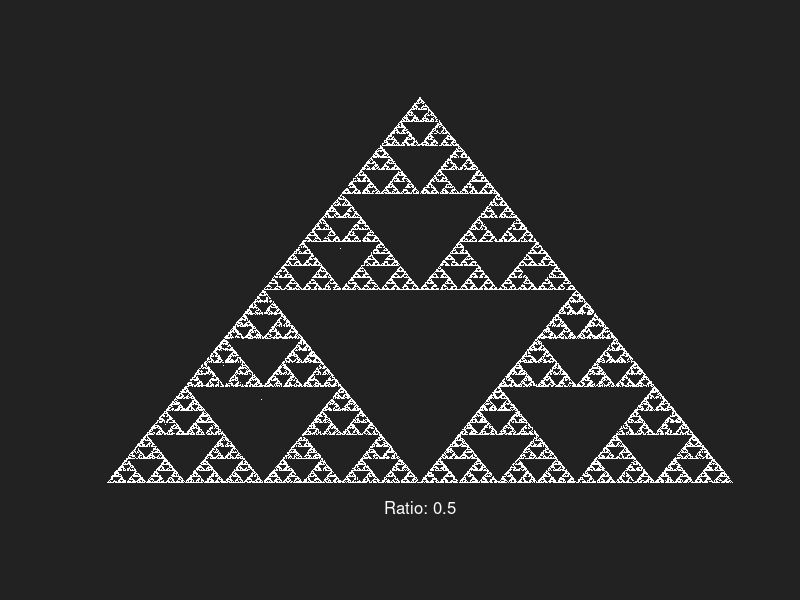
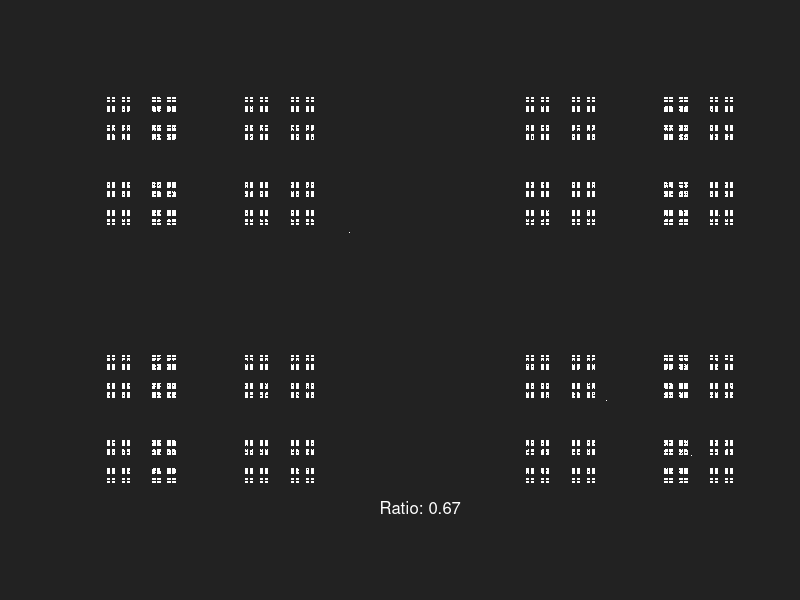
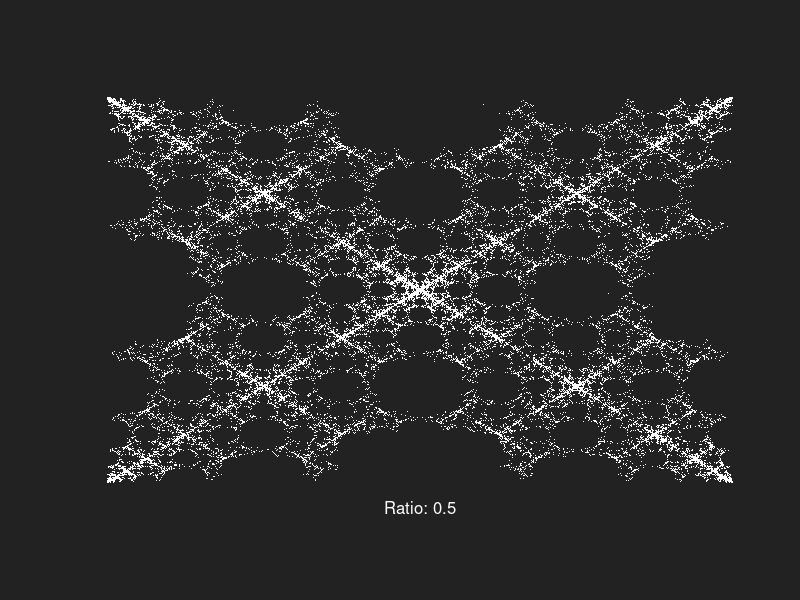
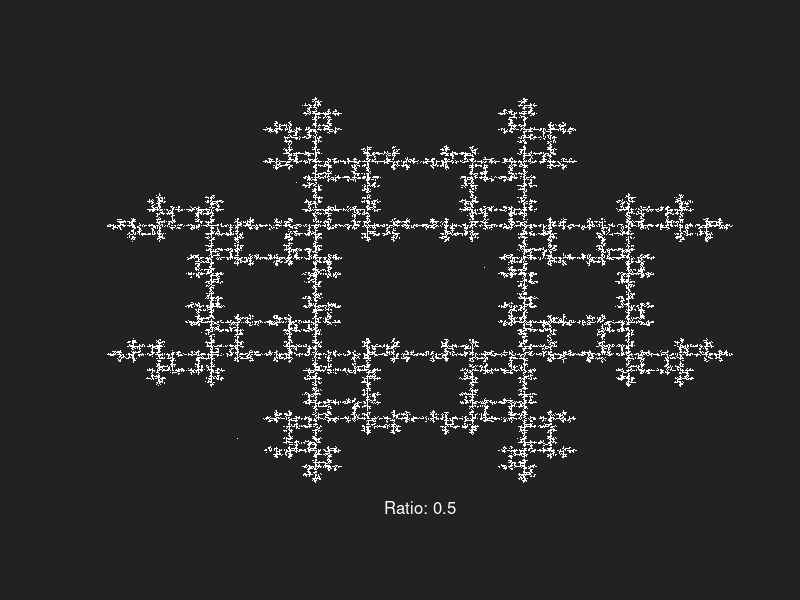
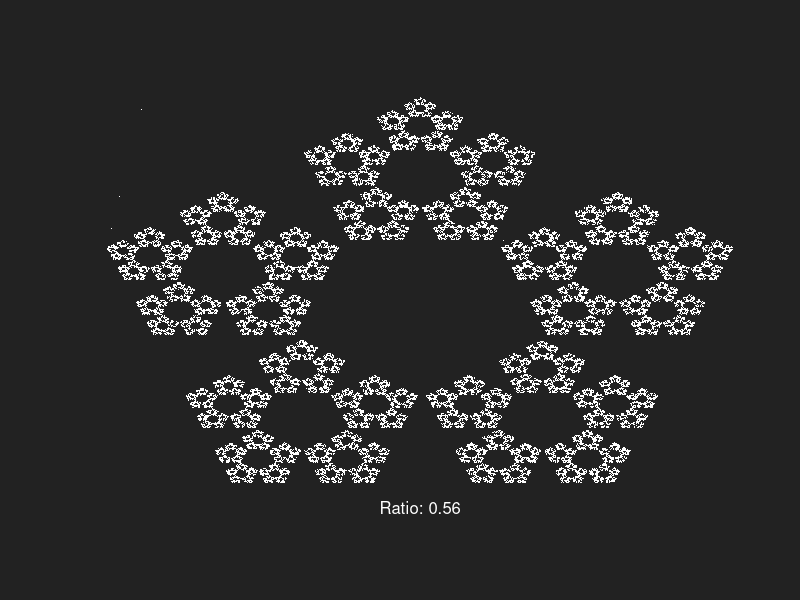
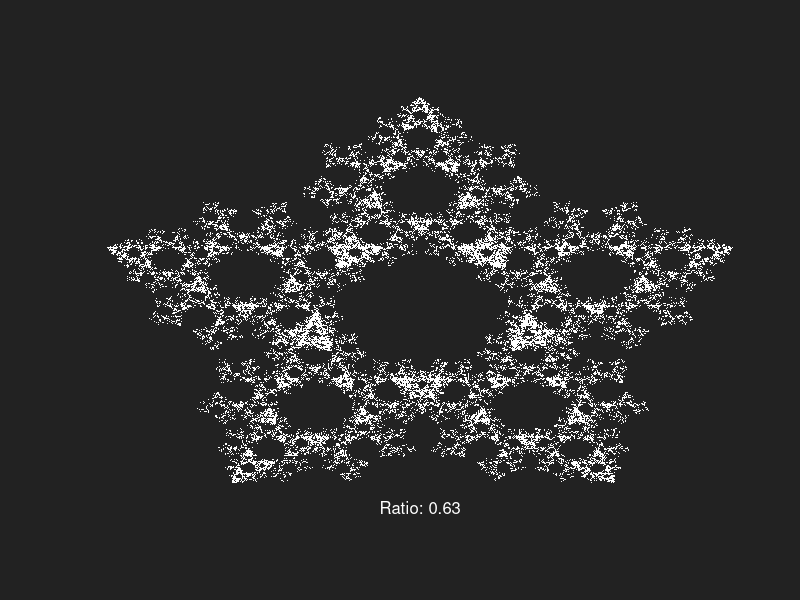
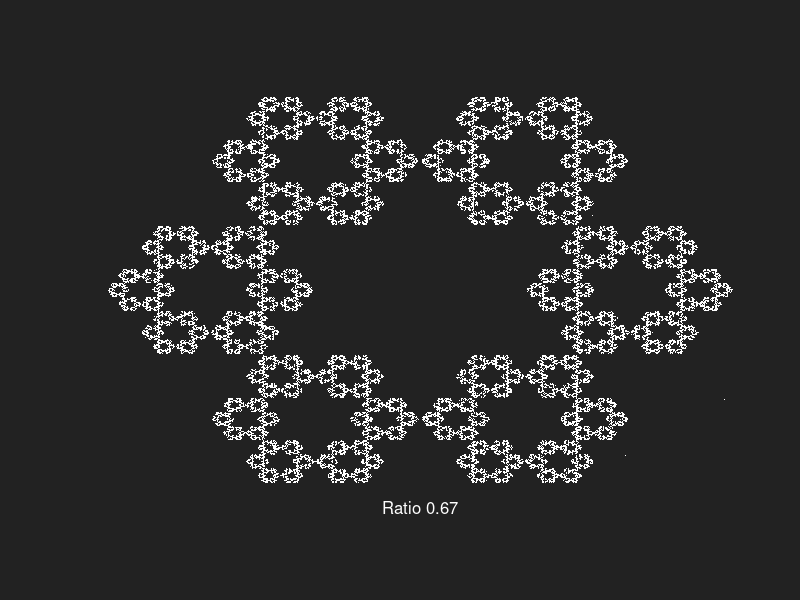
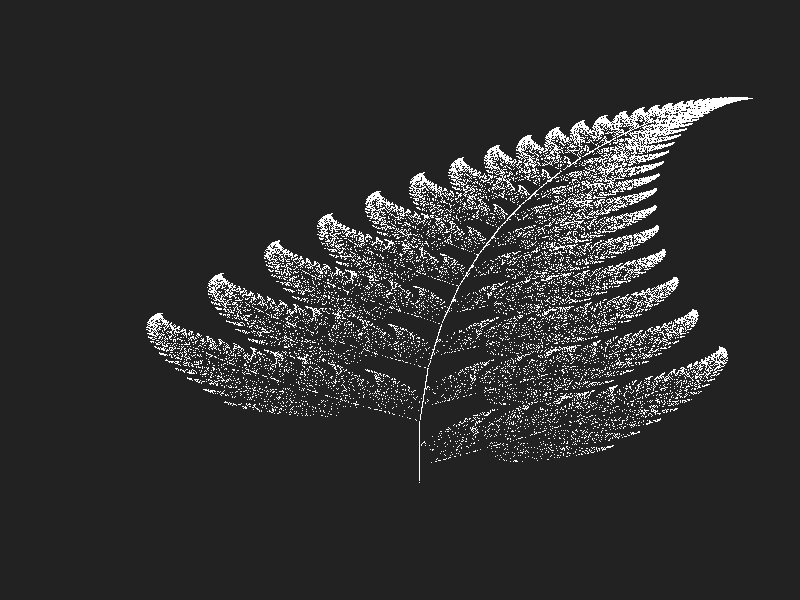

Reproduce these figures in R, in order.
## ---- chunk 1

NMAX <- 50000

Triangle <- function(distanceRatio)
{
  aux <- sqrt(3)/2
  TriangleVertices <- matrix(NA, ncol = 3, nrow = 3)
  TriangleVertices[1,] <- c(1, 0, 0)
  TriangleVertices[2,] <- c(2, 1, 0)
  TriangleVertices[3,] <- c(3, 0.5, aux)
  Points <- matrix(NA, ncol=2, nrow = NMAX)
  RandomPointX <- runif(1, 0, 1)
  RandomPointY <- runif(1, 0, 1)
  Points[1, ] <- c(RandomPointX, RandomPointY)
  for(i in 1:(NMAX - 1))
  {
    RandomVertex <- sample(1:3, 1)
    NextPointX <- RandomPointX + (TriangleVertices[RandomVertex, 2] - RandomPointX) * distanceRatio
    NextPointY <- RandomPointY + (TriangleVertices[RandomVertex, 3] - RandomPointY) * distanceRatio
    Points[i + 1, ] <- c(NextPointX, NextPointY)
    RandomPointX <- NextPointX
    RandomPointY <- NextPointY
  }
  return (list(TriangleVertices, Points))
  
}

Square <- function(distanceRatio)
{
  SquareVertices <- matrix(NA, ncol = 3, nrow = 4)
  SquareVertices[1,] <- c(1, 0, 0)
  SquareVertices[2,] <- c(2, 1, 0)
  SquareVertices[3,] <- c(3, 1, 1)
  SquareVertices[4,] <- c(3, 0, 1)
  
  Points <- matrix(NA, ncol=2, nrow = NMAX)
  RandomPointX <- runif(1, 0, 1)
  RandomPointY <- runif(1, 0, 1)
  Points[1, ] <- c(RandomPointX, RandomPointY)
  for(i in 1:(NMAX - 1))
  {
    RandomVertex <- sample(1:4, 1)
    NextPointX <- RandomPointX + (SquareVertices[RandomVertex, 2] - RandomPointX) * distanceRatio
    NextPointY <- RandomPointY + (SquareVertices[RandomVertex, 3] - RandomPointY) * distanceRatio
    Points[i + 1, ] <- c(NextPointX, NextPointY)
    RandomPointX <- NextPointX
    RandomPointY <- NextPointY
  }
  return (list(SquareVertices, Points))
}

SquareRule2 <- function(distanceRatio)
{
  SquareVertices <- matrix(NA, ncol = 3, nrow = 4)
  SquareVertices[1,] <- c(1, 0, 0)
  SquareVertices[2,] <- c(2, 1, 0)
  SquareVertices[3,] <- c(3, 1, 1)
  SquareVertices[4,] <- c(3, 0, 1)
  
  Points <- matrix(NA, ncol=2, nrow = NMAX)
  RandomPointX <- runif(1, 0, 1)
  RandomPointY <- runif(1, 0, 1)
  Points[1, ] <- c(RandomPointX, RandomPointY)
  RandomVertexP2 <- 1
  RandomVertexP1 <- 1
  for(i in 1:(NMAX - 1))
  {  
    RandomVertex <- sample(1:4, 1)
    if(
      ((RandomVertexP2 == RandomVertexP1) 
       &&
       (
         (RandomVertex == 1 && RandomVertexP1 != 2 && RandomVertexP1 != 4)
         ||
         (RandomVertex == 4  && RandomVertexP1 != 1 && RandomVertexP1 != 3) 
         ||
         (RandomVertex != 1  && RandomVertex!= 4 && RandomVertex != RandomVertexP1 +1 &&
          RandomVertex != RandomVertexP1 -1)
       )
      ) || (RandomVertexP2 != RandomVertexP1))
    {
      NextPointX <- RandomPointX + (SquareVertices[RandomVertex, 2] - RandomPointX) * distanceRatio
      NextPointY <- RandomPointY + (SquareVertices[RandomVertex, 3] - RandomPointY) * distanceRatio
      Points[i + 1, ] <- c(NextPointX, NextPointY)
      RandomPointX <- NextPointX
      RandomPointY <- NextPointY
      RandomVertexP2 <- RandomVertexP1
      RandomVertexP1 <- RandomVertex
    }
  }
  return (list(SquareVertices, Points))
}

SquareRule3 <- function(distanceRatio)
{
  SquareVertices <- matrix(NA, ncol = 3, nrow = 4)
  SquareVertices[1,] <- c(1, 0, 0)
  SquareVertices[2,] <- c(2, 1, 0)
  SquareVertices[3,] <- c(3, 1, 1)
  SquareVertices[4,] <- c(3, 0, 1)
  
  Points <- matrix(NA, ncol=2, nrow = NMAX)
  RandomPointX <- runif(1, 0, 1)
  RandomPointY <- runif(1, 0, 1)
  Points[1, ] <- c(RandomPointX, RandomPointY)
  PreviousVertex <- 0
  for(i in 1:(NMAX - 1))
  {
    RandomVertex <- sample(1:4, 1)
    if(RandomVertex!=PreviousVertex)
    {
      NextPointX <- RandomPointX + (SquareVertices[RandomVertex, 2] - RandomPointX) * distanceRatio
      NextPointY <- RandomPointY + (SquareVertices[RandomVertex, 3] - RandomPointY) * distanceRatio
      Points[i + 1, ] <- c(NextPointX, NextPointY)
      RandomPointX <- NextPointX
      RandomPointY <- NextPointY
      PreviousVertex <- RandomVertex
    }
  }
  return (list(SquareVertices, Points))
}

Pentagon <- function(distanceRatio)
{
  PentagonVertices <- matrix(NA, ncol = 3, nrow = 5)
  PentagonVertices[1,] <- c(1, 0.2, 0)
  PentagonVertices[2,] <- c(2, 0.81, 0)
  PentagonVertices[3,] <- c(3, 1, 0.61)
  PentagonVertices[4,] <- c(4, 0.5, 1)
  PentagonVertices[5,] <- c(5, 0, 0.61)
  
  Points <- matrix(NA, ncol=2, nrow = NMAX)
  RandomPointX <- runif(1, 0, 1)
  RandomPointY <- runif(1, 0, 1)
  Points[1, ] <- c(RandomPointX, RandomPointY)
  for(i in 1:(NMAX - 1))
  {
    RandomVertex <- sample(1:5, 1)
    NextPointX <- RandomPointX + (PentagonVertices[RandomVertex, 2] - RandomPointX) * distanceRatio
    NextPointY <- RandomPointY + (PentagonVertices[RandomVertex, 3] - RandomPointY) * distanceRatio
    Points[i + 1, ] <- c(NextPointX, NextPointY)
    RandomPointX <- NextPointX
    RandomPointY <- NextPointY
  }
  return (list(PentagonVertices, Points))
}



PentagonRule2 <- function(distanceRatio)
{
  PentagonVertices <- matrix(NA, ncol = 3, nrow = 5)
  PentagonVertices[1,] <- c(1, 0.2, 0)
  PentagonVertices[2,] <- c(2, 0.81, 0)
  PentagonVertices[3,] <- c(3, 1, 0.61)
  PentagonVertices[4,] <- c(4, 0.5, 1)
  PentagonVertices[5,] <- c(5, 0, 0.61)
  
  Points <- matrix(NA, ncol=2, nrow = NMAX)
  RandomPointX <- runif(1, 0, 1)
  RandomPointY <- runif(1, 0, 1)
  Points[1, ] <- c(RandomPointX, RandomPointY)
  
  RandomVertexP2 <- 1
  RandomVertexP1 <- 1
  iterations <-0
  
  for(i in 2:(NMAX - 1))
  {
    RandomVertex <- sample(1:5, 1)
    if(
      ((RandomVertexP2 == RandomVertexP1) 
       &&
       (
         (RandomVertex == 1 && RandomVertexP1 != 2 && RandomVertexP1 != 5)
         ||
         (RandomVertex == 5  && RandomVertexP1 != 4 && RandomVertexP1 != 1) 
         ||
         (RandomVertex != 1  && RandomVertex!= 5 && RandomVertex != RandomVertexP1 +1 &&
          RandomVertex != RandomVertexP1 -1)
       )
      ) || (RandomVertexP2 != RandomVertexP1))
    {
      NextPointX <- RandomPointX + (PentagonVertices[RandomVertex, 2] - RandomPointX) * distanceRatio
      NextPointY <- RandomPointY + (PentagonVertices[RandomVertex, 3] - RandomPointY) * distanceRatio
      Points[i + 1, ] <- c(NextPointX, NextPointY)
      RandomPointX <- NextPointX
      RandomPointY <- NextPointY
      RandomVertexP2 <- RandomVertexP1
      RandomVertexP1 <- RandomVertex
    }
  }
  
  return (list(PentagonVertices, Points))
}


Hexagon <- function(distanceRatio)
{
  HexagonVertices <- matrix(NA, ncol = 3, nrow = 6)
  HexagonVertices[1,] <- c(1, 0.25, 0)
  HexagonVertices[2,] <- c(2, 0.75, 0)
  HexagonVertices[3,] <- c(3, 1, 0.5)
  HexagonVertices[4,] <- c(4, 0.75, 1)
  HexagonVertices[5,] <- c(5, 0.25, 1)
  HexagonVertices[6,] <- c(6, 0, 0.5)
  
  Points <- matrix(NA, ncol=2, nrow = NMAX)
  RandomPointX <- runif(1, 0, 1)
  RandomPointY <- runif(1, 0, 1)
  Points[1, ] <- c(RandomPointX, RandomPointY)
  for(i in 1:(NMAX - 1))
  {
    RandomVertex <- sample(1:6, 1)
    NextPointX <- RandomPointX + (HexagonVertices[RandomVertex, 2] - RandomPointX) * distanceRatio
    NextPointY <- RandomPointY + (HexagonVertices[RandomVertex, 3] - RandomPointY) * distanceRatio
    Points[i + 1, ] <- c(NextPointX, NextPointY)
    RandomPointX <- NextPointX
    RandomPointY <- NextPointY
  }
  return (list(HexagonVertices, Points))
}

TwoTriangles <-function()
{
  TrianglesVertices <- matrix(NA, ncol=3, nrow = 6)
  TrianglesVertices[1,] <- c(1, 0, 0.5)
  TrianglesVertices[2,] <- c(2, 0.44, 0.21)
  TrianglesVertices[3,] <- c(3, 0.34, 0.38)
  TrianglesVertices[4,] <- c(4, 0.52, 0)
  TrianglesVertices[5,] <- c(5, 0.9, 0.28)
  TrianglesVertices[6,] <- c(6, 0.97, 0.91)
  Points <- matrix(NA, ncol=2, nrow = NMAX)
  NextPointX <- runif(1, 0, 1)
  NextPointY <- runif(1, 0, 1)
  Points[1, ] <- c(0, 0)
  
  for(i in 1:(NMAX - 1))
  {
    chanceChangeTriangle = runif(1, 0, 1)
    if(chanceChangeTriangle <= 0.01)
    {
      NextPointX <- 0
      NextPointY <- 0.16 * NextPointY
    }
    else if(chanceChangeTriangle <= 0.86)
    {
      OldPointX <- NextPointX
      OldPointY <- NextPointY
      NextPointX <- 0.85 * NextPointX + 0.04 * NextPointY
      NextPointY <- -0.04 * OldPointX + 0.85 * OldPointY + 1.6
    }
    else if(chanceChangeTriangle <= 0.93)
    {
      OldPointX <- NextPointX
      OldPointY <- NextPointY
      NextPointX <- 0.2 * NextPointX - 0.26 * NextPointY
      NextPointY <- 0.23 * OldPointX + 0.22 * OldPointY + 1.6
    }
    else
    {
      OldPointX <- NextPointX
      OldPointY <- NextPointY
      NextPointX <- -0.15 * OldPointX + 0.28 * OldPointY
      NextPointY <- 0.26 * OldPointX + 0.24 * OldPointY + 0.44
    }
    Points[i + 1, ] <- c(NextPointX, NextPointY)
  }
  for(i in 1:(NMAX - 1))
  {
    Points[i,1] <- Points[i,1] /5 + 0.5
    Points[i,2] <- Points[i,2] /10
  }
  return (list(TrianglesVertices, Points))
}

TwoTrianglesMutated <-function()
{
  TrianglesVertices <- matrix(NA, ncol=3, nrow = 6)
  TrianglesVertices[1,] <- c(1, 0, 0.5)
  TrianglesVertices[2,] <- c(2, 0.44, 0.21)
  TrianglesVertices[3,] <- c(3, 0.34, 0.38)
  TrianglesVertices[4,] <- c(4, 0.52, 0)
  TrianglesVertices[5,] <- c(5, 0.9, 0.28)
  TrianglesVertices[6,] <- c(6, 0.97, 0.91)
  Points <- matrix(NA, ncol=2, nrow = NMAX)
  NextPointX <- runif(1, 0, 1)
  NextPointY <- runif(1, 0, 1)
  Points[1, ] <- c(0, 0)
  
  for(i in 1:(NMAX - 1))
  {
    chanceChangeTriangle = runif(1, 0, 1)
    if(chanceChangeTriangle <= 0.02)
    {
      NextPointX <- 0
      NextPointY <- 0.25 * NextPointY - 0.4
    }
    else if(chanceChangeTriangle <= 0.86)
    {
      OldPointX <- NextPointX
      OldPointY <- NextPointY
      NextPointX <- 0.95 * NextPointX + 0.005 * NextPointY - 0.002
      NextPointY <- -0.005 * OldPointX + 0.93 * OldPointY + 0.5
    }
    else if(chanceChangeTriangle <= 0.93)
    {
      OldPointX <- NextPointX
      OldPointY <- NextPointY
      NextPointX <- 0.035 * NextPointX - 0.2 * NextPointY -0.09
      NextPointY <- 0.16 * OldPointX + 0.04 * OldPointY + 0.02
    }
    else
    {
      OldPointX <- NextPointX
      OldPointY <- NextPointY
      NextPointX <- -0.04 * OldPointX + 0.2 * OldPointY + 0.083
      NextPointY <- 0.16 * OldPointX + 0.04 * OldPointY + 0.12
    }
    Points[i + 1, ] <- c(NextPointX, NextPointY)
  }
  for(i in 1:(NMAX - 1))
  {
    Points[i,1] <- Points[i,1] /4 + 0.5
    Points[i,2] <- Points[i,2] /7
  }
  return (list(TrianglesVertices, Points))
}
## ---- chunk 2

figure = Triangle(0.5)

Vertices <- figure[[1]]
par(bg="#222222")
Points <- figure[[2]]
plot(0, 0, xlim = c(0, 1), ylim = c(0, sqrt(3)/2), col = 0, yaxt = "n", xaxt = "n", mtext("Ratio: 0.5", side=1, col="white"), xlab = "", ylab = "", bty = "n")
points(Points[1 : NMAX - 1, 1], Points[1 : NMAX - 1, 2], pch = 46, col="white")

## ---- chunk 3

figure = Square(0.67)
Vertices <- figure[[1]]
par(bg="#222222")
Points <- figure[[2]]
plot(0, 0, xlim = c(0, 1), ylim = c(0, 1), col = 0, yaxt = "n", xaxt = "n", mtext("Ratio: 0.67", side=1, col="white"), xlab = "", ylab = "", bty = "n")
points(Points[1 : NMAX - 1, 1], Points[1 : NMAX - 1, 2], pch = 46, col="white")

figure = SquareRule2(0.5)
Vertices <- figure[[1]]
par(bg="#222222")
Points <- figure[[2]]
plot(0, 0, xlim = c(0, 1), ylim = c(0, 1), col = 0, yaxt = "n", xaxt = "n", mtext("Ratio: 0.5", side=1, col="white"), xlab = "", ylab = "", bty = "n")
points(Points[1 : NMAX - 1, 1], Points[1 : NMAX - 1, 2], pch = 46, col="white")

figure = SquareRule3(0.5)
Vertices <- figure[[1]]
par(bg="#222222")
Points <- figure[[2]]
plot(0, 0, xlim = c(0, 1), ylim = c(0, 1), col = 0, yaxt = "n", xaxt = "n", mtext("Ratio: 0.5", side=1, col="white"), xlab = "", ylab = "", bty = "n")
points(Points[1 : NMAX - 1, 1], Points[1 : NMAX - 1, 2], pch = 46, col="white")

## ---- chunk 4

figure = Pentagon(0.63)
Vertices <- figure[[1]]
par(bg="#222222")
Points <- figure[[2]]
plot(0, 0, xlim = c(0, 1), ylim = c(0, 1), col = 0, yaxt = "n", xaxt = "n", mtext("Ratio: 0.56", side=1, col="white"), xlab = "", ylab = "", bty = "n")
points(Points[1 : NMAX - 1, 1], Points[1 : NMAX - 1, 2], pch = 46, col="white")

figure = PentagonRule2(0.56)
Vertices <- figure[[1]]
par(bg="#222222")
Points <- figure[[2]]
plot(0, 0, xlim = c(0, 1), ylim = c(0, 1), col = 0, yaxt = "n", xaxt = "n", mtext("Ratio: 0.63", side=1, col="white"), xlab = "", ylab = "", bty = "n")
points(Points[1 : NMAX - 1, 1], Points[1 : NMAX - 1, 2], pch = 46, col="white")

## ---- chunk 5

figure = Hexagon(0.67)
Vertices <- figure[[1]]
par(bg="#222222")
Points <- figure[[2]]
plot(0, 0, xlim = c(0, 1), ylim = c(0, 1), col = 0, yaxt = "n", xaxt = "n", mtext("Ratio 0.67", side=1, col="white"), xlab = "", ylab = "", bty = "n")
points(Points[1 : NMAX - 1, 1], Points[1 : NMAX - 1, 2], pch = 46, col="white")

## ---- chunk 6

figure = TwoTriangles()
Vertices <- figure[[1]]
par(bg="#222222")
Points <- figure[[2]]
plot(0, 0, xlim = c(0, 1), ylim = c(0, 1), col = 0, yaxt = "n", xaxt = "n", xlab = "", ylab = "", bty = "n")
points(Points[1 : NMAX - 1, 1], Points[1 : NMAX - 1, 2], pch = 46, col="white")

figure = TwoTrianglesMutated()
Vertices <- figure[[1]]
par(bg="#222222")
Points <- figure[[2]]
plot(0, 0, xlim = c(0, 1), ylim = c(0, 1), col = 0, yaxt = "n", xaxt = "n", xlab = "", ylab = "", bty = "n")
points(Points[1 : NMAX - 1, 1], Points[1 : NMAX - 1, 2], pch = 46, col="white")

